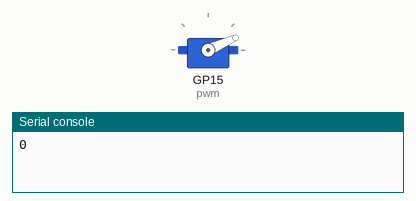
This program was run on a simulated Raspberry Pi Pico running MicroPython. Shown: servo, the last lines printed to the serial console. Servo angles are drawn from the pulse width (0.5 ms = 0°, 2.5 ms = 180°).

Above: at 0.15 s.
At 1.85 s:
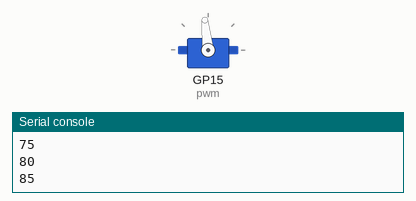
At 3.55 s:
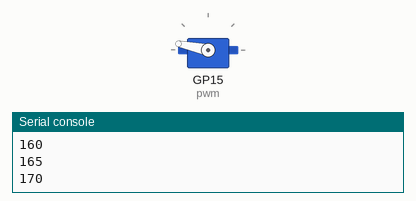
At 7.0 s:
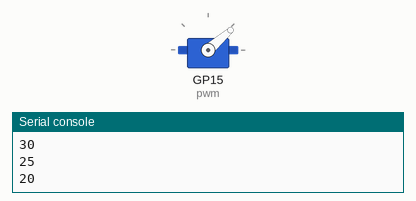
Timing chart, 0 to 9.5 s (numbered marks = the images above):
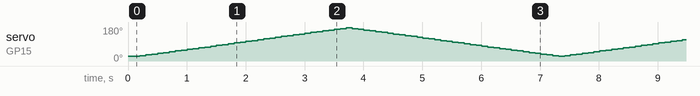

The program:

Pico_Servo_PWM_demo_main.py
```python
from machine import Pin, PWM
from time import sleep
from math import floor

pwm = PWM(Pin(15))
pwm.freq(50)
duty = 0
pwm.duty_u16(duty)
sleep(0.1)

min_duty = 2500
max_duty = 8050
min_degrees = 0
max_degrees = 180

def degrees_to_duty(degrees):
    # increment value per degree
    duty_step = ((max_duty - min_duty) / max_degrees)

    if degrees > max_degrees:
        degrees = max_degrees
    elif degrees < min_degrees:
        degrees = min_degrees

    # Get the duty value for the degrees
    duty = floor((duty_step * degrees) + min_duty)

    # Check value not out of bounds
    if duty > max_duty:
        duty = max_duty
    elif duty < min_duty:
        duty = min_duty

    return duty


while True:
    for degrees in range(min_degrees, max_degrees, 5):
        print(degrees)
        duty = degrees_to_duty(degrees)
        pwm.duty_u16(duty)
        sleep(0.1)
    for degrees in range(max_degrees, min_degrees, -5):
        print(degrees)
        duty = degrees_to_duty(degrees)
        pwm.duty_u16(duty)
        sleep(0.1)
```
